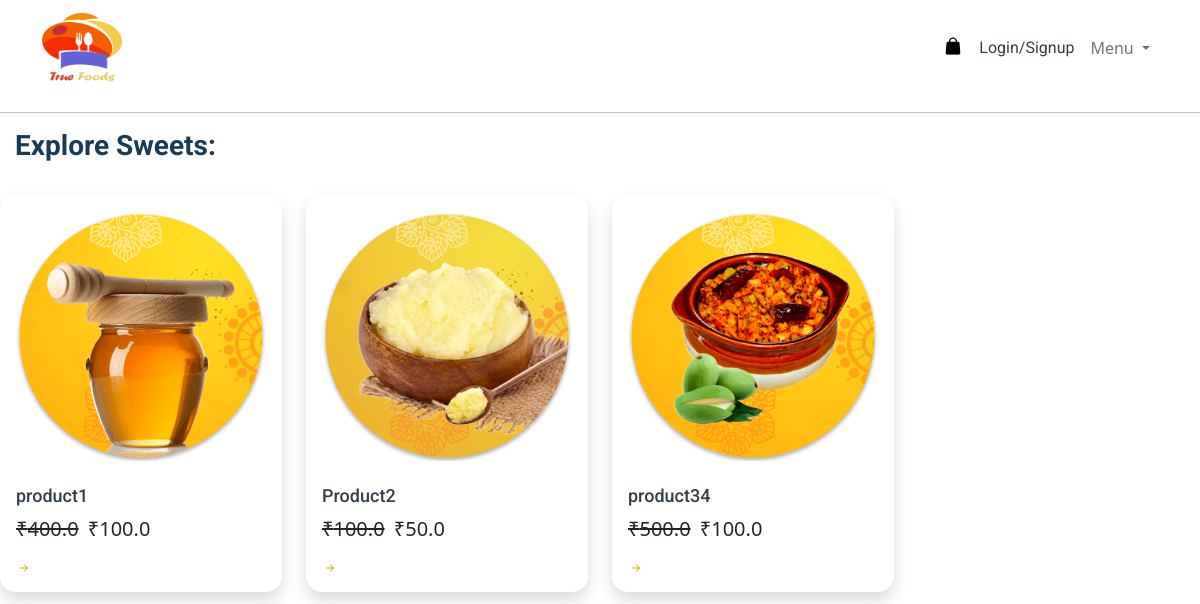
/sweet_list/, run on the app's committed database.
### core/models.py (models this page shows, shortened)
class Item(models.Model):
    title = models.CharField(max_length=100)
    price = models.FloatField()
    discount_price = models.FloatField(blank=True, null=True)
    category = models.CharField(choices=CATEGORY_CHOICES, max_length=10)
    label = models.CharField(choices=LABEL_CHOICES, max_length=10)
    slug = models.SlugField()
    description = models.TextField()
    image = models.ImageField(upload_to='media/images')

### core/views.py (the view)
# urls.py: path('sweet_list/',sweet_list,name="sweets"),
def sweet_list(request):
    sweet_list=Item.objects.filter(category='Sweet')
    context={
        'sweets':sweet_list
    }
    return render(request,'core/sweet_list.html',context)

### core/templates/core/sweet_list.html (shortened to what this page needs)
{% load static %}
<html>
<head>
    <link rel="stylesheet" href="{% static '/css/foodmunch.css'%}">
    <link rel="stylesheet" href="https://stackpath.bootstrapcdn.com/bootstrap/4.5.2/css/bootstrap.min.css"/>
    <link rel="stylesheet" href=""{% static '/css/mdb.dark.min.css'%}>
    <link rel="stylesheet" href=""{% static '/css/mdb.dark.rtl.min.css'%}>
    <link rel="stylesheet" href=""{% static '/css/mdb.min.css'%}>
    <link rel="stylesheet" href=""{% static '/css/mdb.rtl.min.css'%}>
</head>
<body>
    {% include 'accounts/navbarmain.html' %}
    <br>
    <br>
    <br>
    <br>
<hr>
<div class="col-12">
    <h1 class="menu-section-heading">Explore Sweets:</h1>
    <br>
</div>
<div class="row">
    {% for sweet in sweets  %}
    <div class="col-12 col-md-6 col-lg-3">
        <a href="{% url 'core:detail' sweet.slug %}">
      <div class="shadow menu-item-card p-3 mb-3">
        <img
          src="{{sweet.image.url}}"
          alt="{{sweet.image}}"
          class="menu-item-image w-100"
        /></a>
        <h1 class="menu-card-title">{{sweet.title}}</h1>
        <p class="lead">
          {% if sweet.discount_price %}
          <span class="mr-1">
            <del>₹{{ sweet.price }}</del>
          </span>
          <span>₹{{ sweet.discount_price }}</span>
          {% else %}
          <span>₹{{ sweet.price }}</span>
          {% endif %}
        </p>
          <svg width="16px" height="16px" viewBox="0 0 16 16" class="bi bi-arrow-right-short" fill="#d0b200" xmlns="http://www.w3.org/2000/svg">
            <path
              fill-rule="evenodd"
              d="M4 8a.5.5 0 0 1 .5-.5h5.793L8.146 5.354a.5.5 0 1 1 .708-.708l3 3a.5.5 0 0 1 0 .708l-3 3a.5.5 0 0 1-.708-.708L10.293 8.5H4.5A.5.5 0 0 1 4 8z"
            />
          </svg>
      </div>
    </div>
    {% endfor %}
</body>
    </html>

### static/css/foodmunch.css (style rules this page uses)
.menu-section-heading { color: #183b56; font-family: "Roboto"; font-size: 28px; font-weight: 700; }
.menu-item-image { border-radius: 16px; }
.menu-card-title { color: #323f4b; font-family: "Roboto"; font-size: 18px; font-weight: 500; margin-top: 24px; }
.menu-item-card { border-radius: 16px; }

### data on the page
Item: image (picture), title "product1", price "400.0", discount_price "100.0"
Item: image (picture), title "Product2", price "100.0", discount_price "50.0"
Item: image (picture), title "product34", price "500.0", discount_price "100.0"
